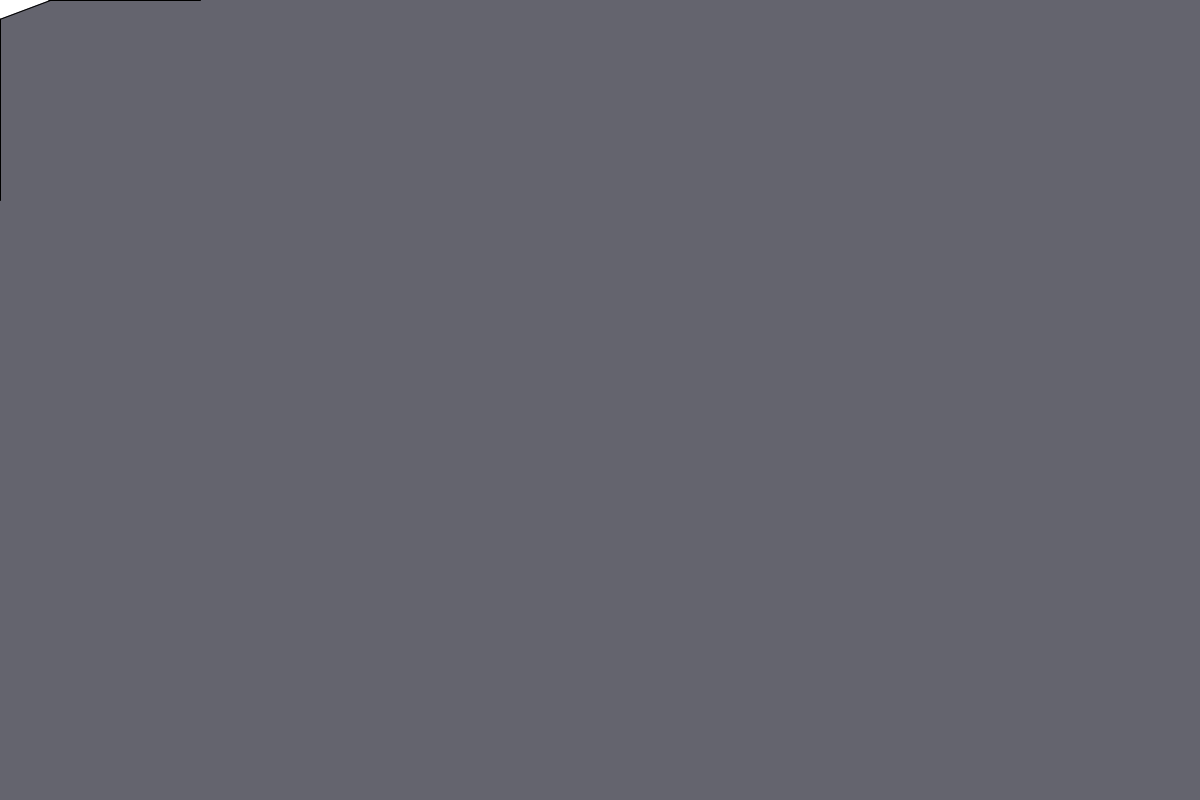
Frame 1 (no input)
Frame 60 (the mouse pressed at the canvas centre just before this capture): identical to frame 1, image omitted
Frame 120 (the mouse held since frame 60 and released just before this capture): identical to frame 1, image omitted

The Processing sketch that drew this single still picture (run headless with seeded random() and noise(); from frame 60 on, the mouse is pressed at the canvas centre):

// Processing sketch: key_move_prove
// ── key_move_prove.pde
int rotation = 0;
float previousTime;
Triangle cucco;
PVector engine = new PVector(5,0);
PVector brake = new PVector(-5,0);

/*void setup()
{
  size(200, 200);
  background(255);
  noStroke();

  // draw the original position in gray
  fill(192);
  rect(20, 20, 40, 40);
  
  // draw a translucent red rectangle by changing the coordinates

  
  // draw a translucent blue rectangle by translating the grid
  fill(0, 0, 255, 128);
  translate(60, 80);


}

void draw() {
    rect(20, 20, 40, 40);
}
*/



void setup() {
  size(1200, 800);
  PVector position = new PVector(0,0);
  PVector velocity = new PVector(0,0); 
  previousTime = 0;
  cucco = new Triangle(position, velocity);
   
  
  
}

void draw() {
  float timeElapsed = millis()-previousTime;
  previousTime = millis();
  background(100, 100, 110);
    
  translate(cucco.center.x, cucco.center.y);
  rotate(radians(rotation));
  line(-200,0, 200,0);
  line(0,-200, 0,200);
  cucco.display();
  cucco.update(timeElapsed);

}

void keyPressed() {
   if (key == CODED) {
    if (keyCode == RIGHT) {
      rotation += 1;
    } else if (keyCode == LEFT) {
      rotation -= 1;
    } 
  }
  if (key == 'z' ) {
      cucco.applyForce(engine);
  }
  if (key == 'x' ) {
      cucco.applyForce(brake);
  }
}
// ── Triangle.pde
class Triangle {
  PVector center;  
  PVector velocity;
  PVector acceleration;
  PVector p1 = new PVector(-30, 30);
  PVector p2 = new PVector(-30,-30);
  PVector p3 = new PVector(50, 0 );
  
  public Triangle(PVector center, PVector velocity) {
    this.center = center;
    this.velocity = velocity;   
    this.acceleration = new PVector(0,0);
  }
  
    public void applyForce(PVector force) {
    PVector f  = PVector.div(force,1);
    acceleration.add(f);
  }
  
    public void update(float timeElapsed) {
    this.velocity = this.velocity.add(acceleration);
   //PVector target = p3.copy();
    //target.normalize();
    //target.mult(velocity.mag());
    //this.center = this.center.add(PVector.mult(target,timeElapsed/1000.0));
    this.center = this.center.add(PVector.mult(velocity,timeElapsed/1000.0));
    //this.position = position.add(speed);
    this.acceleration.mult(0);
  }
  
  public void display() {
    triangle(p1.x, p1.y, p2.x, p2.y, p3.x, p3.y); 
  }
}
